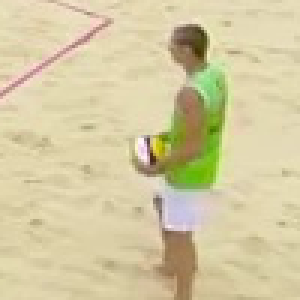
#> input picture volleyup/data/training_data/data_100/pos_beachVolleyball1_0_frame_40.png, 100 x 100 px (shown 3 times larger)
$ python -i panorama_hc.py   (imports and definitions only)   (Python 2 division)   (older library calls are emulated)
#> lines starting #> are read from the running program, lines starting #| are printed output that depends on the picture; after the words box and inside, x2 and y2 are one past the last pixel; in counts of white or black regions, pixels touching at a corner belong together
#> further down, picture is the input picture: shape (100, 100, 3); mean B, G, R 161.8, 202.1, 212.5
#!/usr/bin/env python
""" Performs image stitching on images provided, to create a panorama view """
import cv2
import numpy as np
import math
import config
import os
from utils import get_channel, get_jpgs, get_netmask, write_jpgs
from feature import FeatureDescriptor
from collections import Counter

def imfill(im):
    h, w, _ = im.shape
    im_floodfill = im.copy()
    mask = np.zeros((h +2, w+2), np.uint8)
    cv2.floodFill(im_floodfill, mask, (0,0), (255, 255, 255))

    im_floodfill_inv = cv2.bitwise_not(im_floodfill)
    return im | im_floodfill_inv

# [8 lines left out: function copyOver, not called in this run]

class CourtFinder:
    def process_frame(self, frame):
        hsv = cv2.cvtColor(frame, cv2.COLOR_BGR2HSV)
#> hsv: shape (100, 100, 3); mean H, S, V 25.4, 65.5, 214.6
        hues = frame[:,:,0]
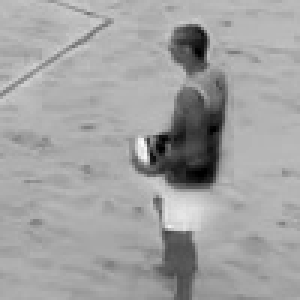
#> hues: shape (100, 100) (shown 3 times larger); min 0, max 252, mean 161.8
        maximal_peak = max(Counter(hues.ravel()).items(), key = lambda x: x[1])[0]
#> maximal_peak = 180
        rotation = int(90 - maximal_peak)
#> rotation = -90
        rotated = cv2.add(np.int8(hsv), rotation) % 180
#> rotated: shape (100, 100, 3) int16; mean H, S, V 112.2, 136, 57.7
        mask = cv2.inRange(rotated, np.array([60, 0, 0]), np.array([120, 255, 255]))
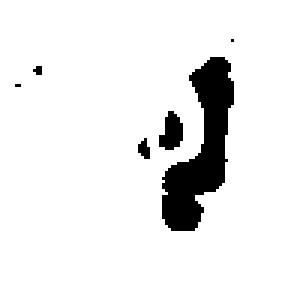
#> mask: shape (100, 100) (shown 3 times larger); 92.1% white; 6 black regions (4 under 20 px)
        im, mask_contours, hierachy = cv2.findContours(mask, cv2.RETR_TREE, cv2.CHAIN_APPROX_SIMPLE)#, key = cv2.contourArea, reverse = True
#> mask_contours = 7 contours, 3 with area under 20; largest, box (x1, y1, x2, y2) and area: (0, 0, 100, 100) 9801, (53, 18, 79, 78) 756, (52, 36, 62, 51) 88, (45, 45, 51, 54) 26
        mask_contours = sorted(mask_contours, key = cv2.contourArea, reverse = True)[:10]

        mc_image = np.zeros_like(frame)
        mc_image = cv2.drawContours(mc_image, mask_contours, -1, [255, 255, 255], cv2.FILLED)
#> mc_image: shape (100, 100, 3); 92.1% white; 6 black regions (4 under 20 px), largest, box (x1, y1, x2, y2) and area: (54, 19, 78, 77) 686, (53, 37, 61, 50) 72
        # returns the mask
        return cv2.cvtColor( imfill(mc_image), cv2.COLOR_BGR2GRAY)
#> in imfill, `return im | im_floodfill_inv`: returned value: shape (100, 100, 3); every value is 255
#> returned value: shape (100, 100); every value is 255


class TranslationStitcher():
    """ Assumes only translation offset between images and credited to
        https://github.com/marcpare/stitch/blob/master/crichardt/stitch.py
    """
    def __init__(self, imgs):
        self.ft = FeatureDescriptor()
        self.imgs = imgs

    # [153 lines left out: functions calc_matches, match_features, calc_translation, calc_homography, calc_affine, overlay_image and 2 more, not called in this run]


# [20 lines not run here, left out]

>>> import cv2
>>> picture = cv2.imread('data/training_data/data_100/pos_beachVolleyball1_0_frame_40.png')
>>> result = CourtFinder().process_frame(picture)
